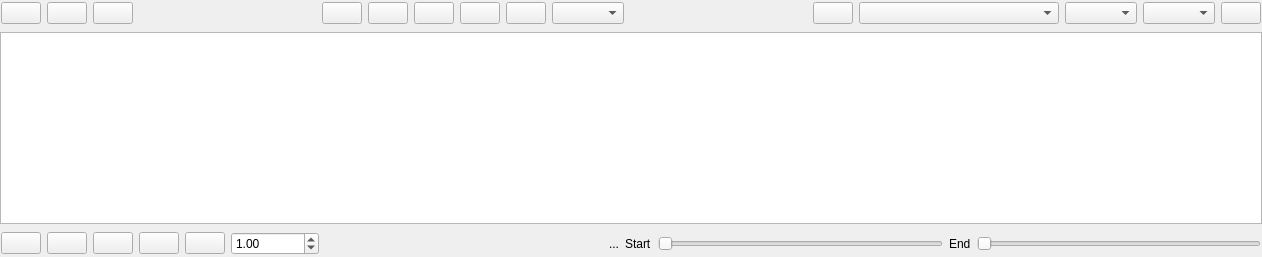
          <widget class="QWidget" name="timeEventsTab">
           <attribute name="icon">
            <iconset resource="icons.qrc">
             <normaloff>:/Icons/icons/clock.svg</normaloff>:/Icons/icons/clock.svg</iconset>
           </attribute>
           <attribute name="title">
            <string>Time events</string>
           </attribute>
           <layout class="QVBoxLayout" name="verticalLayout_14">
            <property name="leftMargin">
             <number>0</number>
            </property>
            <property name="topMargin">
             <number>0</number>
            </property>
            <property name="rightMargin">
             <number>0</number>
            </property>
            <property name="bottomMargin">
             <number>0</number>
            </property>
            <item>
             <widget class="QFrame" name="frame">
              <property name="frameShape">
               <enum>QFrame::NoFrame</enum>
              </property>
              <property name="frameShadow">
               <enum>QFrame::Raised</enum>
              </property>
              <layout class="QHBoxLayout" name="horizontalLayout">
               <property name="leftMargin">
                <number>1</number>
               </property>
               <property name="topMargin">
                <number>2</number>
               </property>
               <property name="rightMargin">
                <number>1</number>
               </property>
               <property name="bottomMargin">
                <number>2</number>
               </property>
               <item>
                <widget class="QPushButton" name="new_profiles_structure_pushButton">
                 <property name="toolTip">
                  <string>Create profiles</string>
                 </property>
                 <property name="text">
                  <string/>
                 </property>
                 <property name="icon">
                  <iconset resource="icons.qrc">
                   <normaloff>:/Icons/icons/new.svg</normaloff>:/Icons/icons/new.svg</iconset>
                 </property>
                </widget>
               </item>
               <item>
                <widget class="QPushButton" name="delete_profiles_structure_pushButton">
                 <property name="toolTip">
                  <string>Delete profiles</string>
                 </property>
                 <property name="text">
                  <string/>
                 </property>
                 <property name="icon">
                  <iconset resource="icons.qrc">
                   <normaloff>:/Icons/icons/delete.svg</normaloff>:/Icons/icons/delete.svg</iconset>
                 </property>
                </widget>
               </item>
               <item>
                <widget class="QPushButton" name="edit_profiles_pushButton">
                 <property name="toolTip">
                  <string>Import profiles</string>
                 </property>
                 <property name="text">
                  <string/>
                 </property>
                 <property name="icon">
                  <iconset resource="icons.qrc">
                   <normaloff>:/Icons/icons/import_profiles.svg</normaloff>:/Icons/icons/import_profiles.svg</iconset>
                 </property>
                 <property name="flat">
                  <bool>false</bool>
                 </property>
                </widget>
               </item>
               <item>
                <spacer name="horizontalSpacer">
                 <property name="orientation">
                  <enum>Qt::Horizontal</enum>
                 </property>
                 <property name="sizeHint" stdset="0">
                  <size>
                   <width>183</width>
                   <height>20</height>
                  </size>
                 </property>
                </spacer>
               </item>
               <item>
                <widget class="QPushButton" name="undo_pushButton">
                 <property name="toolTip">
                  <string>Un-do action (only for the current profile)</string>
                 </property>
                 <property name="text">
                  <string/>
                 </property>
                 <property name="icon">
                  <iconset resource="icons.qrc">
                   <normaloff>:/Icons/icons/undo.svg</normaloff>:/Icons/icons/undo.svg</iconset>
                 </property>
                </widget>
               </item>
               <item>
                <widget class="QPushButton" name="redo_pushButton">
                 <property name="toolTip">
                  <string>Re-do action (only for the current profile)</string>
                 </property>
                 <property name="text">
                  <string/>
                 </property>
                 <property name="icon">
                  <iconset resource="icons.qrc">
                   <normaloff>:/Icons/icons/redo.svg</normaloff>:/Icons/icons/redo.svg</iconset>
                 </property>
                </widget>
               </item>
               <item>
                <widget class="QPushButton" name="copy_profile_pushButton">
                 <property name="toolTip">
                  <string>Copy displayed profile</string>
                 </property>
                 <property name="statusTip">
                  <string/>
                 </property>
                 <property name="text">
                  <string/>
                 </property>
                 <property name="icon">
                  <iconset resource="icons.qrc">
                   <normaloff>:/Icons/icons/copy.svg</normaloff>:/Icons/icons/copy.svg</iconset>
                 </property>
                </widget>
               </item>
               <item>
                <widget class="QPushButton" name="paste_profiles_pushButton">
                 <property name="toolTip">
                  <string>Paste clipboard into the displayed profile</string>
                 </property>
                 <property name="text">
                  <string/>
                 </property>
                 <property name="icon">
                  <iconset resource="icons.qrc">
                   <normaloff>:/Icons/icons/paste.svg</normaloff>:/Icons/icons/paste.svg</iconset>
                 </property>
                </widget>
               </item>
               <item>
                <widget class="QPushButton" name="set_linear_combination_profile_pushButton">
                 <property name="toolTip">
                  <string>&lt;html&gt;&lt;head/&gt;&lt;body&gt;&lt;p&gt;Copy the selected profile into the profiles selected next to this button&lt;/p&gt;&lt;/body&gt;&lt;/html&gt;</string>
                 </property>
                 <property name="text">
                  <string/>
                 </property>
                 <property name="icon">
                  <iconset resource="icons.qrc">
                   <normaloff>:/Icons/icons/copy2right.svg</normaloff>:/Icons/icons/copy2right.svg</iconset>
                 </property>
                </widget>
               </item>
               <item>
                <widget class="QComboBox" name="device_type_magnitude_comboBox_2">
                 <property name="toolTip">
                  <string>Profile where to copy the current profile</string>
                 </property>
                </widget>
               </item>
               <item>
                <spacer name="horizontalSpacer_7">
                 <property name="orientation">
                  <enum>Qt::Horizontal</enum>
                 </property>
                 <property name="sizeHint" stdset="0">
                  <size>
                   <width>183</width>
                   <height>20</height>
                  </size>
                 </property>
                </spacer>
               </item>
               <item>
                <widget class="QPushButton" name="set_profile_state_button">
                 <property name="toolTip">
                  <string>Assign the values of the selected time step into the grid</string>
                 </property>
                 <property name="text">
                  <string/>
                 </property>
                 <property name="icon">
                  <iconset resource="icons.qrc">
                   <normaloff>:/Icons/icons/copy2left.svg</normaloff>:/Icons/icons/copy2left.svg</iconset>
                 </property>
                </widget>
               </item>
               <item>
                <widget class="QComboBox" name="profile_time_selection_comboBox">
                 <property name="minimumSize">
                  <size>
                   <width>200</width>
                   <height>0</height>
                  </size>
                 </property>
                 <property name="toolTip">
                  <string>Time step selector</string>
                 </property>
                </widget>
               </item>
               <item>
                <widget class="QComboBox" name="profile_device_type_comboBox">
                 <property name="toolTip">
                  <string>Device type</string>
                 </property>
                </widget>
               </item>
               <item>
                <widget class="QComboBox" name="device_type_magnitude_comboBox">
                 <property name="toolTip">
                  <string>Magnitude with profile</string>
                 </property>
                </widget>
               </item>
               <item>
                <widget class="QPushButton" name="plot_time_series_pushButton">
                 <property name="toolTip">
                  <string>PLot the selected object's profile</string>
                 </property>
                 <property name="text">
                  <string/>
                 </property>
                 <property name="icon">
                  <iconset resource="icons.qrc">
                   <normaloff>:/Icons/icons/plot.svg</normaloff>:/Icons/icons/plot.svg</iconset>
                 </property>
                </widget>
               </item>
              </layout>
             </widget>
            </item>
            <item>
             <widget class="QTableView" name="profiles_tableView">
              <property name="layoutDirection">
               <enum>Qt::LeftToRight</enum>
              </property>
              <property name="alternatingRowColors">
               <bool>true</bool>
              </property>
              <property name="selectionMode">
               <enum>QAbstractItemView::ContiguousSelection</enum>
              </property>
             </widget>
            </item>
            <item>
             <widget class="QFrame" name="frame_12">
              <property name="frameShape">
               <enum>QFrame::NoFrame</enum>
              </property>
              <property name="frameShadow">
               <enum>QFrame::Raised</enum>
              </property>
              <layout class="QHBoxLayout" name="horizontalLayout_4">
               <property name="leftMargin">
                <number>1</number>
               </property>
               <property name="topMargin">
                <number>2</number>
               </property>
               <property name="rightMargin">
                <number>1</number>
               </property>
               <property name="bottomMargin">
                <number>2</number>
               </property>
               <item>
                <widget class="QPushButton" name="profile_add_pushButton">
                 <property name="toolTip">
                  <string>Add value to the profile</string>
                 </property>
                 <property name="text">
                  <string/>
                 </property>
                 <property name="icon">
                  <iconset resource="icons.qrc">
                   <normaloff>:/Icons/icons/plus.svg</normaloff>:/Icons/icons/plus.svg</iconset>
                 </property>
                </widget>
               </item>
               <item>
                <widget class="QPushButton" name="profile_subtract_pushButton">
                 <property name="toolTip">
                  <string>Subtract value from the profile</string>
                 </property>
                 <property name="text">
                  <string/>
                 </property>
                 <property name="icon">
                  <iconset resource="icons.qrc">
                   <normaloff>:/Icons/icons/minus.svg</normaloff>:/Icons/icons/minus.svg</iconset>
                 </property>
                </widget>
               </item>
               <item>
                <widget class="QPushButton" name="profile_multiply_pushButton">
                 <property name="toolTip">
                  <string>Multiply the profile by a value</string>
                 </property>
                 <property name="text">
                  <string/>
                 </property>
                 <property name="icon">
                  <iconset resource="icons.qrc">
                   <normaloff>:/Icons/icons/multiply.svg</normaloff>:/Icons/icons/multiply.svg</iconset>
                 </property>
                </widget>
               </item>
               <item>
                <widget class="QPushButton" name="profile_divide_pushButton">
                 <property name="toolTip">
                  <string>Divide the profile by a value</string>
                 </property>
                 <property name="text">
                  <string/>
                 </property>
                 <property name="icon">
                  <iconset resource="icons.qrc">
                   <normaloff>:/Icons/icons/divide.svg</normaloff>:/Icons/icons/divide.svg</iconset>
                 </property>
                </widget>
               </item>
               <item>
                <widget class="QPushButton" name="set_profile_value_pushButton">
                 <property name="toolTip">
                  <string>Set the value to all or to the selection</string>
                 </property>
                 <property name="text">
                  <string/>
                 </property>
                 <property name="icon">
                  <iconset resource="icons.qrc">
                   <normaloff>:/Icons/icons/copy2up.svg</normaloff>:/Icons/icons/copy2up.svg</iconset>
                 </property>
                </widget>
               </item>
               <item>
                <widget class="QDoubleSpinBox" name="profile_factor_doubleSpinBox">
                 <property name="minimum">
                  <double>-999999.000000000000000</double>
                 </property>
                 <property name="maximum">
                  <double>9999999.000000000000000</double>
                 </property>
                 <property name="value">
                  <double>1.000000000000000</double>
                 </property>
                </widget>
               </item>
               <item>
                <spacer name="horizontalSpacer_13">
                 <property name="orientation">
                  <enum>Qt::Horizontal</enum>
                 </property>
                 <property name="sizeHint" stdset="0">
                  <size>
                   <width>267</width>
                   <height>20</height>
                  </size>
                 </property>
                </spacer>
               </item>
               <item>
                <widget class="QLabel" name="profile_label">
                 <property name="text">
                  <string>...</string>
                 </property>
                </widget>
               </item>
               <item>
                <widget class="QLabel" name="label_36">
                 <property name="text">
                  <string>Start</string>
                 </property>
                </widget>
               </item>
               <item>
                <widget class="QSlider" name="profile_start_slider">
                 <property name="orientation">
                  <enum>Qt::Horizontal</enum>
                 </property>
                </widget>
               </item>
               <item>
                <widget class="QLabel" name="label_35">
                 <property name="text">
                  <string>End</string>
                 </property>
                </widget>
               </item>
               <item>
                <widget class="QSlider" name="profile_end_slider">
                 <property name="orientation">
                  <enum>Qt::Horizontal</enum>
                 </property>
                </widget>
               </item>
              </layout>
             </widget>
            </item>
           </layout>
          </widget>
